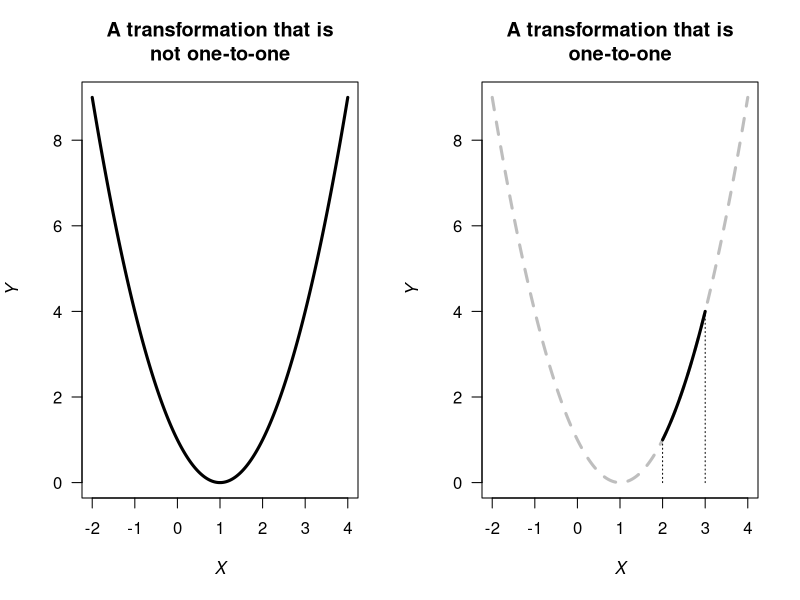
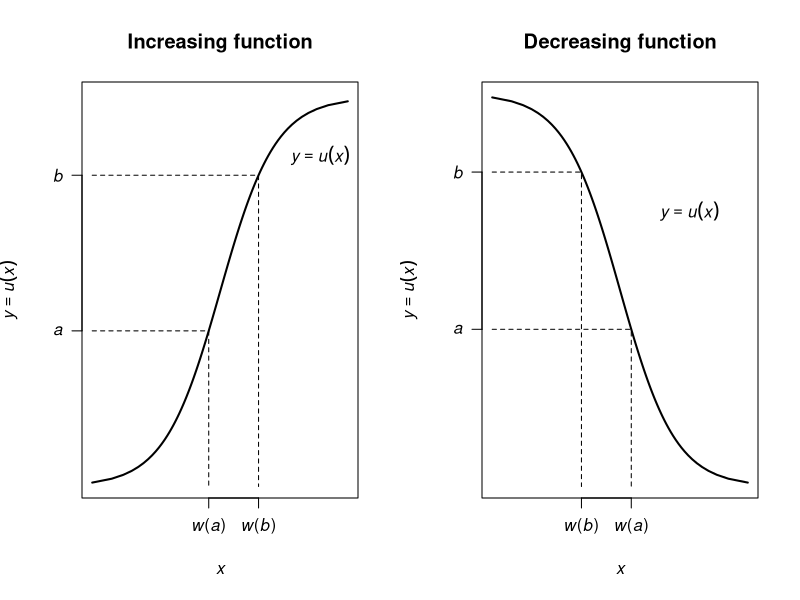
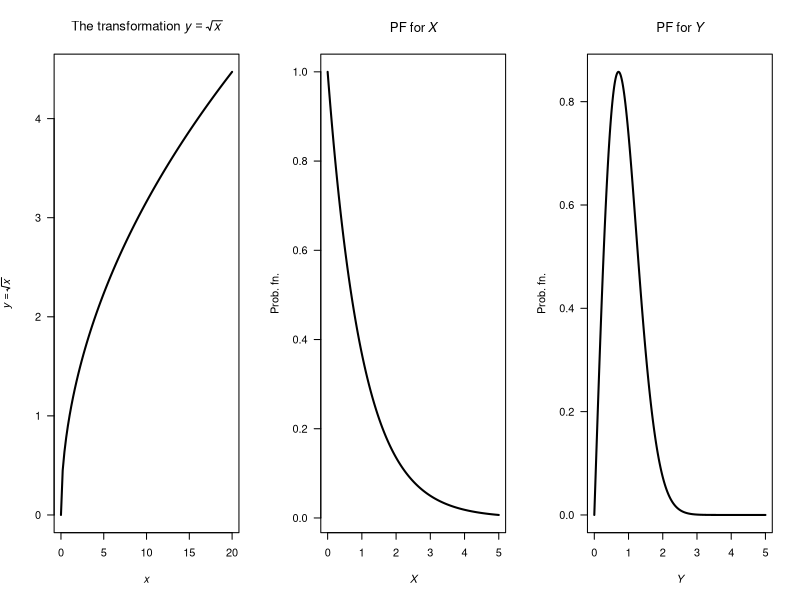
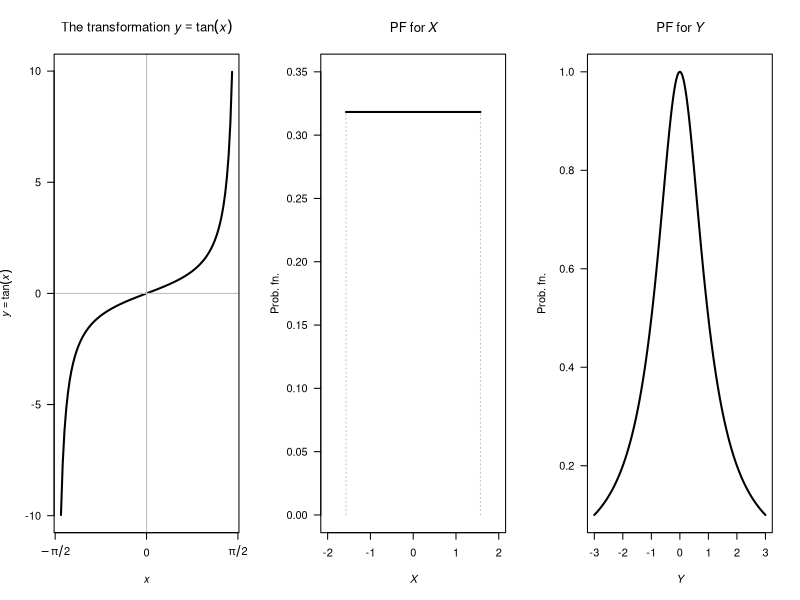
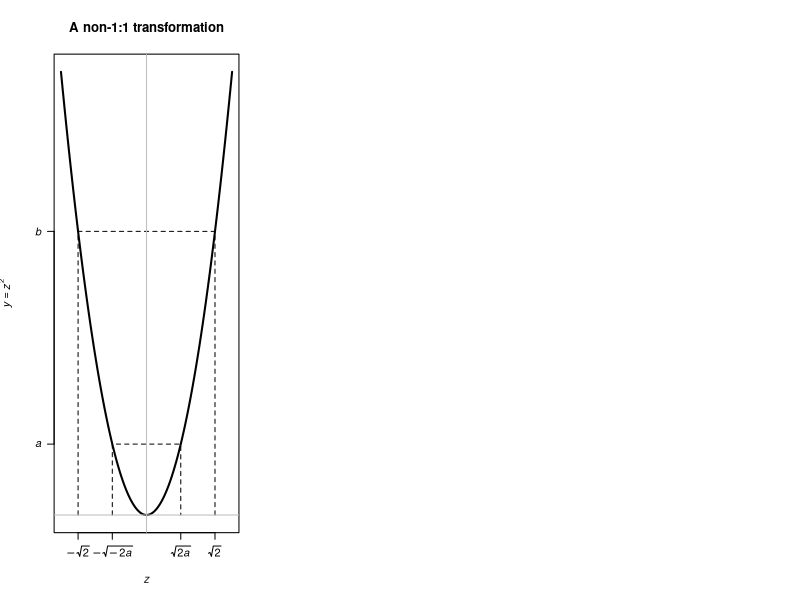
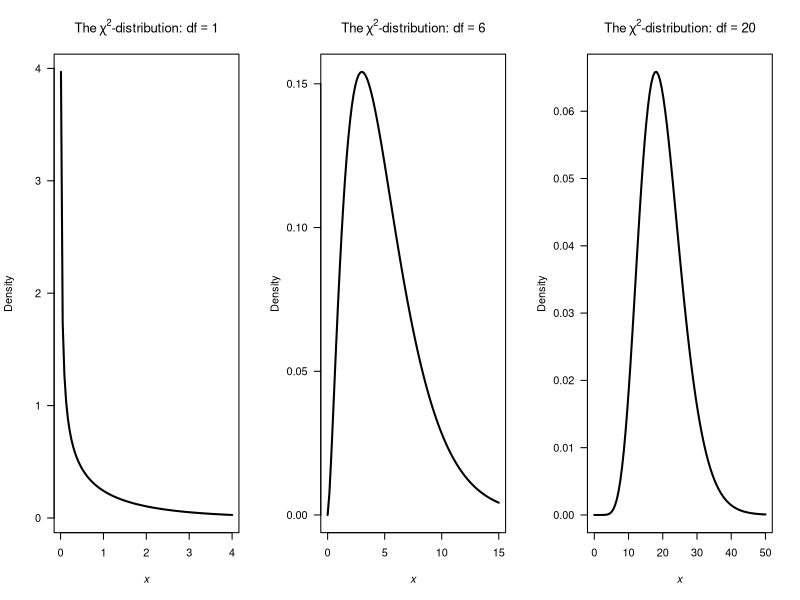

Write R code to recreate these figures, in order.
## ---- chunk 1
par(mfrow = c(1, 2))

x <- seq(-2, 4, 
         length = 500)
y <- (x - 1)^2

x1 <- seq(2, 3,
          length = 500)
y1 <- (x1 - 1)^2

plot( y ~ x,
      type = "l",
      las = 1,
      lwd = 3,
      xlab = expression(italic(X)),
      ylab = expression(italic(Y)),
      main = "A transformation that is\nnot one-to-one")

plot( y ~ x,
      type = "l",
      las = 1,
      col = "grey",
      lwd = 3,
      lty = 2,
      xlab = expression(italic(X)),
      ylab = expression(italic(Y)),
      main = "A transformation that is\none-to-one")
lines( y1 ~ x1,
       lwd = 3)
lines(x = c(min(x1), min(x1)),
      y = c(0, min(y1)),
      lty = 3)
lines(x = c(max(x1), max(x1)),
      y = c(0, max(y1)),
      lty = 3)
## ---- chunk 2
Bivar4Table <- array( dim = c(2, 4))

Bivar4Table[1, ] <- c("$x_1 = -1$", "$0.3$", "$0.1$", "$0.1$")
Bivar4Table[2, ] <- c("$x_1 = +1$", "$0.2$", "$0.2$", "$0.1$")


Bivar4Table.caption <- "A bivariate probability function"
if( knitr::is_latex_output() ) {
  knitr::kable(Bivar4Table,
               format = "latex",
               booktabs = TRUE,
               col.names = c("",
                             "$x_2 = 0$",
                             "$x_2 = 1$",
                             "$x_2 = 2$"),
               align = "r",
               longtable = FALSE,                
               escape = FALSE,
               caption = Bivar4Table.caption) %>%
    kable_styling(font_size = 10) %>%
    row_spec(0, bold = TRUE) 
}
if( knitr::is_html_output() ) {
  knitr::kable(Bivar4Table,
               escape = TRUE,
               format = "html",
               booktabs = TRUE,
               align = "r",
               longtable = FALSE,                
               col.names = c("",
                             "$x_2 = 0$",
                             "$x_2 = 1$",
                             "$x_2 = 2$"),
               caption = Bivar4Table.caption) %>%
    row_spec(0, bold = TRUE) 
}
## ---- chunk 3
Bivar5Table <- array( dim = c(2, 6))

Bivar5Table[1, ] <- c("$y_2 = -2$", "$0.3$", "$0.1$", "$0.1$", "$0.0$", "$0.0$")
Bivar5Table[2, ] <- c("$y_2 = +2$", "$0.0$", "$0.0$", "$0.2$", "$0.2$", "$0.1$")


Bivar5Table.caption <- "The joint probability function for $Y_1$ and $Y_2$"
if( knitr::is_latex_output() ) {
  knitr::kable(Bivar5Table,
               format = "latex",
               booktabs = TRUE,
               col.names = c("",
                             "$y_1 = -1$",
                             "$y_2 = 0$",
                             "$y_3 = 1$",
                             "$y_4 = 2$",
                             "$y_5 = 3$"),
               align = "r",
               longtable = FALSE,                
               escape = FALSE,
               caption = Bivar5Table.caption) %>%
    kable_styling(font_size = 10) %>%
    row_spec(0, bold = TRUE) 
}
if( knitr::is_html_output() ) {
  knitr::kable(Bivar5Table,
               escape = TRUE,
               format = "html",
               booktabs = TRUE,
               align = "r",
               longtable = FALSE,                
               col.names = c("",
                             "$y_1 = -1$",
                             "$y_1 = 0$",
                             "$y_1 = 1$",
                             "$y_1 = 2$",
                             "$y_1 = 3$"),
               caption = Bivar5Table.caption) %>%
    row_spec(0, bold = TRUE) 
}
## ---- chunk 4
par( mfrow = c(1, 2))

logit <- function(x) { 
  log(x / (1 - x)) 
  }

y <- seq(0.01, 1,
         length = 100)
x <- logit(y)

y0 <- 0.4
y1 <- 0.8

x0 <- logit( y0 )
x1 <- logit( y1 )

plot( x = x,
      y = y,
      lwd = 2,
      axes = FALSE,
      type = "l",
      main = "Increasing function",
      xlab = expression(italic(x)),
      ylab = expression(italic(y)==italic(u)(italic(x))))
axis(side = 2,
     las = 1,
     at = c(y0, y1),
     labels = c(expression(italic(a)), 
                expression(italic(b))) ) 
axis(side = 1,
     at = c(x0, x1 ),
     labels = c(expression(italic(w)*paste("(",italic(a),")")),
                expression(italic(w)*paste("(",italic(b),")")) ) )
box()

lines( x = c( min(x), x0, x0),
       y = c(y0, y0, 0),
       lty = 2)
lines( x = c( min(x), x1, x1),
       y = c(y1, y1, 0),
       lty = 2)

text(x = 3.6,
     y = 0.85,
     label = expression(italic(y)==italic(u)(italic(x))))



logit2 <- function(x) { 
  -log(x / (1 - x)) 
  }

y <- seq(0.01, 0.99,
         length = 100)
x <- logit2(y)

y0 <- 0.4
y1 <- 0.8

x0 <- logit2( y0 )
x1 <- logit2( y1 )

plot( x = x,
      y = y,
      lwd = 2,
      axes = FALSE,
      type = "l",
      main = "Decreasing function",
      xlab = expression(italic(x)),
      ylab = expression(italic(y)==italic(u)(italic(x))))
axis(side = 2,
     las = 1,
     at = c(y0, y1),
     labels = c(expression(italic(a)), 
                expression(italic(b))) ) 
axis(side = 1,
     at = c(x0, x1),
     labels = c(expression(italic(w)*paste("(",italic(a),")")),
                expression(italic(w)*paste("(",italic(b),")")) ) )
box()

lines( x = c( min(x), x0, x0),
       y = c(y0, y0, 0),
       lty = 2)
lines( x = c( min(x), x1, x1),
       y = c(y1, y1, 0),
       lty = 2)

text(x = 2.5,
     y = 0.7,
     label = expression(italic(y)==italic(u)(italic(x))))
## ---- chunk 5
par(mfrow = c(1, 3))

x <- seq(0, 20,
         length = 100)
y <- sqrt(x)

plot(x = x,
     y = y,
     lwd = 2,
     las = 1,
     main = expression(paste("The transformation ", italic(y) == sqrt(italic(x)))),
     xlab = expression(italic(x)),
     ylab = expression( italic(y) == sqrt(italic(x))),
     type = "l")




x <- seq(0, 5,
         length = 500)
fx <- exp(-x)

plot(fx ~ x,
     xlab = expression(italic(X)),
     ylab = "Prob. fn.",
     main = expression(PF~"for"~italic(X)),
     type="l",
     las = 1,
     lwd = 2)






y <- seq(0, 5,
         length = 500)
fy <- 2 * y * exp(-y^2)

plot(fy ~ y,
     xlab = expression(italic(Y)),
     ylab = "Prob. fn.",
     main = expression(PF~"for"~italic(Y)),
     type="l",
     las = 1,
     lwd = 2)
## ---- chunk 6
par(mfrow = c(1, 3))

x <- seq(-pi/2 + 0.1, 
         pi/2 - 0.1,
         length = 100)
y <- tan(x)

plot(x = x,
     y = y,
     lwd = 2,
     las = 1,
     axes = FALSE,
     main = expression(paste("The transformation ", italic(y) == plain(tan)(italic(x)))),
     xlab = expression(italic(x)),
     ylab = expression( italic(y) == plain(tan)(italic(x))),
     type = "l")
axis(side = 2,
     las = 1)
axis(side = 1,
     at = c(-pi/2, 0, pi/2),
     labels = c(expression(-pi/2),
                "0",
                expression(pi/2)) )
abline(h = 0, 
       lty = 1,
       col = "grey")
abline(v = 0, 
       lty = 1,
       col = "grey")
box()




x <- seq(-pi/2, pi/2,
         length = 500)
fx <- rep(1/pi, length(x) )

plot(fx ~ x,
     xlab = expression(italic(X)),
     ylab = "Prob. fn.",
     main = expression(PF~"for"~italic(X)),
     type="l",
     ylim = c(0, 0.35),
     xlim = c(-2, 2),
     las = 1,
     lwd = 2)
lines( x = c(-pi/2, -pi/2),
       y = c(0, 1/pi),
       lty = 3,
       col = "grey")
lines( x = c(pi/2, pi/2),
       y = c(0, 1/pi),
       lty = 3,
       col = "grey")







y <- seq(-3, 3,
         length = 500)
fy <- 1 / (1 + y^2)

plot(fy ~ y,
     xlab = expression(italic(Y)),
     ylab = "Prob. fn.",
     main = expression(PF~"for"~italic(Y)),
     type="l",
     las = 1,
     lwd = 2)
## ---- chunk 7
x <- seq(-5, 5,
         length = 100)
square <- function(x) { x^2 }

y <- square(x)

x1 <- -4
x2 <- -2
x3 <- 2
x4 <- 4

y1 <- square(x1)
y2 <- square(x2)
y3 <- square(x3)
y4 <- square(x4)

plot(x = x,
     y = y,
     lwd = 2,
     las = 1,
     axes = FALSE,
     main = "A non-1:1 transformation",
     xlab = expression(italic(z)),
     ylab = expression(italic(y) == italic(z)^2),
     type = "l")
axis(side = 1,
     at = c(x1, x2, x3, x4),
     labels = c( expression(-sqrt(2)),
                 expression(-sqrt(-2*italic(a))),
                 expression(sqrt(2*italic(a))),
                 expression(sqrt(2)) ) )
axis(side = 2,
     las = 1,
     at = c(y1, y2),
     label = c(expression(italic(b)),
               expression(italic(a))))
box()


lines( x = c(x1, x1, x4, x4),
       y = c(0, y1, y4, 0),
       lty = 2)
lines( x = c(x2, x2, x3, x3),
       y = c(0, y2, y3, 0),
       lty = 2)

abline(h = 0,
       col = "grey")
abline(v = 0,
       col = "grey")

## ---- chunk 8
par( mfrow = c(1, 3))

xx <- seq(0.01, 4,
          length = 100)

plot( x = xx,
      y = dchisq(xx, df = 1),
#      ylim = c(0, 0.4),
      lwd = 2,
      type = "l",
      xlab = expression(italic(x)),
      ylab = "Density",
      las = 1,
      main = expression( paste("The"~chi^2*"-distribution: df"==1)))

xx <- seq(0.001, 15,
          length = 100)
plot( x = xx,
      y = dchisq(xx, df = 5),
      lwd = 2,
      type = "l",
      xlab = expression(italic(x)),
      ylab = "Density",
      las = 1,
      main = expression( paste("The"~chi^2*"-distribution: df"==6)))


xx <- seq(0.001, 50,
          length = 100)
plot( x = xx,
      y = dchisq(xx, df = 20),
      lwd = 2,
      type = "l",
      xlab = expression(italic(x)),
      ylab = "Density",
      las = 1,
      main = expression( paste("The"~chi^2*"-distribution: df"==20)))
## ---- chunk 9
qchisq(0.9, df = 12)
